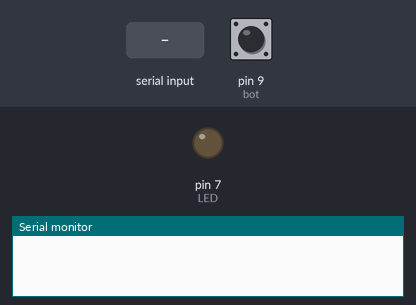
Simulated run of this sketch. Board: Arduino Uno, built with avr-gcc and run on an emulated ATmega328P. On the bench: output pins drawn as LEDs (lit = HIGH), the last lines printed to the serial monitor. Inputs (shaded band) come from the test bench; at power-on: pin 9 (bot) HIGH.

Above: at 1.2 s.
1.3 s: pin 9 (bot) pulled LOW for 0.15 s
At 2.3 s:
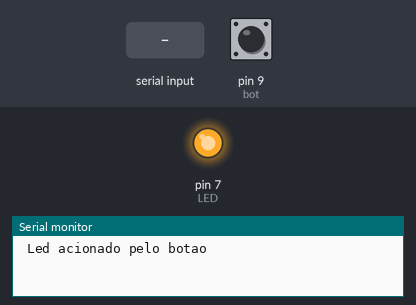
4.4 s: "B" received over Serial
At 4.7 s:
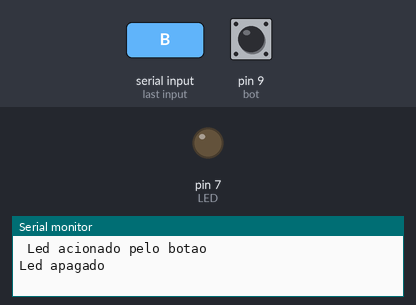
5.9 s: pin 9 (bot) pulled LOW for 1 s
At 7.0 s:
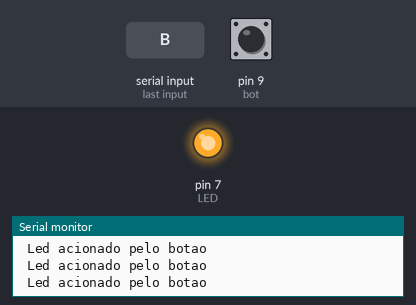
Timing chart, 0 to 8.9 s (numbered marks = the images above; inputs shaded):
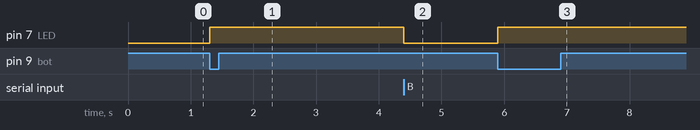

Measured:
- after the input at 1.3 s, pin 7 (LED): LOW → HIGH at once
- after the input at 4.4 s, pin 7 (LED): HIGH → LOW at once
- after the input at 5.9 s, pin 7 (LED): LOW → HIGH at once

The sketch:

Questao_01_-_LISTA_10.ino
```cpp
int LED = 7;
int bot = 9;

void setup()
{
  Serial.begin(9600);
  pinMode(LED, OUTPUT);
  pinMode(bot, INPUT);

  digitalWrite(bot, HIGH);

}

void loop()
{

  char letra;

  letra = Serial.read();

  if(letra == 'A'){

    digitalWrite(LED, HIGH);
    Serial.println("Led acionado pela serial monitor");

}
    if(digitalRead(bot) == LOW){
      digitalWrite(LED, HIGH);
      Serial.println(" Led acionado pelo botao");
      delay(200);
    }

  if(letra == 'B'){

    digitalWrite(LED, LOW);
    Serial.println("Led apagado");

}

}
```
